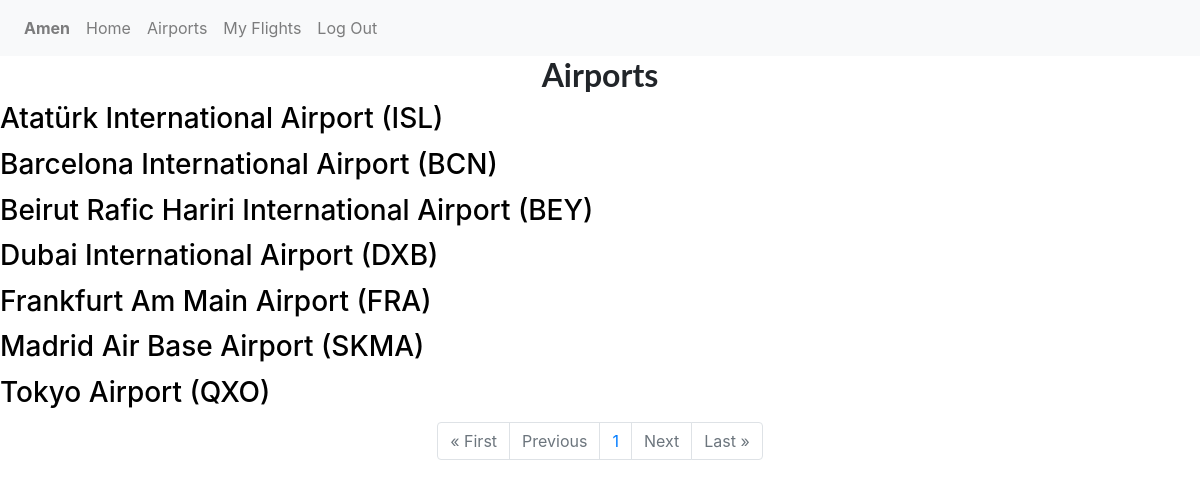
Page /airports/ (signed in) on the committed database.
### flights/models.py (models this page shows, shortened)
class User(AbstractUser):
    pass

class Airport(models.Model):
    code = models.CharField(max_length=64)
    name = models.CharField(max_length=64)

### flights/views.py (the view)
# urls.py: path("airports/", views.all_airports, name="airports"),
@login_required(login_url='/login')
def all_airports(request):
    airports = Airport.objects.all().order_by('name')
    paginator = Paginator(airports, 15)
    page_number = request.GET.get('page')
    page_obj = paginator.get_page(page_number)
    context = {
        'airports':airports,
        'page_obj':page_obj
    }
    return render(request, "flights/airports.html", context)

### flights/templates/flights/airports.html
{% extends "flights/layout.html" %}
{% block body %}
    <h2 style="text-align:center;font-family:Lato;"><b>Airports</b></h2>
    {% for airport in airports %}
      <div class="flight">
        <h3><a href="/code/{{airport.code}}">{{airport.name}} Airport ({{airport.code}})</a></h3>
      </div>
    {% endfor %}
    <div class="container">
           <ul class="pagination justify-content-center">
               {% if page_obj.has_previous %}
                   <li class="page-item"><a href="?page=1" class="page-link">&laquo; First</a></li>
                   <li class="page-item"><a href="?page={{ page_obj.previous_page_number }}" class="page-link">Previous</a></li>
               {% else %}
               <li class="page-item disabled"><a class="page-link">&laquo; First</a></li>
               <li class="page-item disabled"><a class="page-link">Previous</a></li>
               {% endif %}
               {% if page_obj.number %}
               <li class="page-item"><a class="page-link" href="?page={{page_obj.number}}">{{ page_obj.number }}</a></li>
               {% else %}
               <li class="page-item"><a class="page-link">0</a></li>
               {% endif %}
               {% if page_obj.has_next %}
               <li class="page-item"><a href="?page={{ page_obj.next_page_number }}" class="page-link">Next</a></li>
               <li class="page-item"><a href="?page={{ page_obj.paginator.num_pages }}" class="page-link">Last &raquo;</a></li>
               {% else %}
               <li class="page-item disabled"><a class="page-link">Next</a></li>
               <li class="page-item disabled"><a class="page-link">Last &raquo;</a></li>
               {% endif %}
           </ul>
       </div>
{% endblock %}

### flights/templates/flights/layout.html (shortened to what this page needs)
{% load static %}
<!DOCTYPE html>
<html lang="en">
    <head>
        <link rel="stylesheet" href="https://stackpath.bootstrapcdn.com/bootstrap/4.4.1/css/bootstrap.min.css">
        <link href="{% static 'flights/style.css' %}" rel="stylesheet">
    </head>
    <body>
        <nav class="navbar navbar-expand-lg navbar-light bg-light">
            <div>
              <ul class="navbar-nav mr-auto">
                {% if user.is_authenticated %}
                    <li class="nav-item">
                        <a class="nav-link" href="#"><strong>{{ user.username }}</strong></a>
                    </li>
                    <li class="nav-item">
                      <a class="nav-link" href="{% url 'index' %}">Home</a>
                    </li>
                    <li class="nav-item">
                      <a class="nav-link" href="{% url 'airports' %}">Airports</a>
                    </li>
                    <li class="nav-item">
                      <a class="nav-link" href="{% url 'myflights' %}">My Flights</a>
                    </li>
                    <li class="nav-item">
                        <a class="nav-link" href="{% url 'logout' %}">Log Out</a>
                    </li>
                {% endif %}
              </ul>
            </div>
          </nav>
        <div class="body">
            {% block body %}
            {% endblock %}
        </div>
    </body>
</html>

### flights/static/flights/style.css (style rules this page uses)
a { text-decoration: none; color: black; }
.flight { margin-bottom: 1%; }

### rows in the picture
User: username "Amen"
Airport: name "Atatürk International", code "ISL"
Airport: name "Barcelona International", code "BCN"
Airport: name "Beirut Rafic Hariri International", code "BEY"
Airport: name "Dubai International", code "DXB"
Airport: name "Frankfurt Am Main", code "FRA"
Airport: name "Madrid Air Base", code "SKMA"
Airport: name "Tokyo", code "QXO"

### other values in the picture
{{ page_obj.number }} "1"
